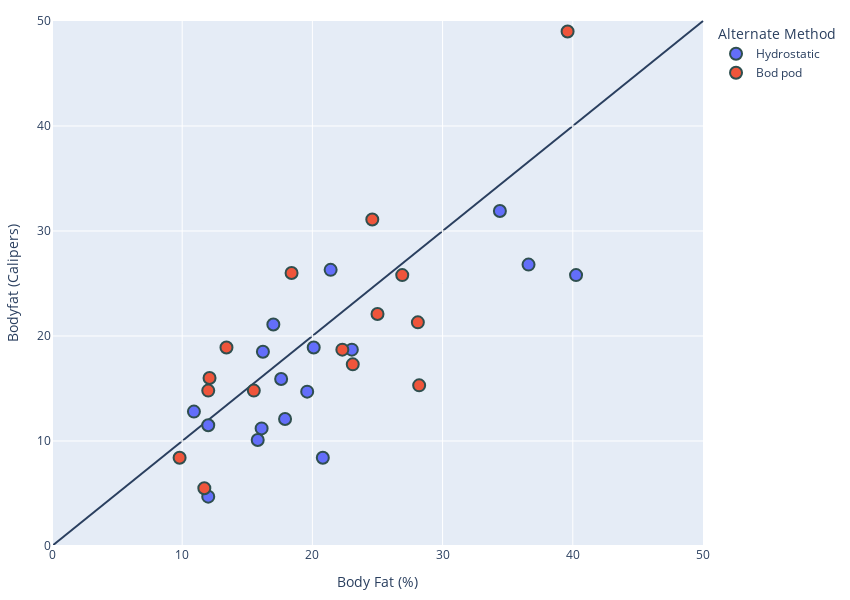

Source (notebook cell):
### Code cell
fig = px.scatter(df, x='Body Fat (%)', y="Bodyfat (Calipers)", color="Alternate Method", 
                 hover_data=['Age'], width=850, height=600
                 )
fig.update_layout(
    shapes = [{'type': 'line', 'yref': 'paper', 'xref': 'paper', 'y0': 0, 'y1': 1, 'x0': 0, 'x1': 1, 'layer': 'below'}],
    margin=dict(l=20, r=20, t=20, b=20),
    yaxis_range=[0,50],
    xaxis_range=[0,50]
    )

fig.update_traces(marker=dict(size=12,
                              line=dict(width=2,
                                        color='DarkSlateGrey')),
                  selector=dict(mode='markers'))

fig.show()

### Figure 1 — Plotly figure (JSON) as saved in the notebook; plotly's stock layout.template omitted (floating-point values rounded to 4 significant figures)
{"data": [{"customdata": [[20], [19], [24], [19], [22], [22], [18], [22], [23], [22], [19], [20], [24], [20], [20], [18], [20]], "hovertemplate": "Alternate Method=Hydrostatic<br>Body Fat (%)=%{x}<br>Bodyfat (Calipers)=%{y}<br>Age=%{customdata[0]}<extra></extra>", "legendgroup": "Hydrostatic", "marker": {"color": "#636efa", "line": {"color": "DarkSlateGrey", "width": 2}, "size": 12, "symbol": "circle"}, "mode": "markers", "name": "Hydrostatic", "orientation": "v", "showlegend": true, "type": "scatter", "x": [34.4, 16.1, 19.6, 16.2, 10.9, 23.03, 20.1, 17.6, 20.8, 17.9, 36.6, 12, 12, 40.25, 17, 21.4, 15.8], "xaxis": "x", "y": [31.9, 11.2, 14.7, 18.5, 12.8, 18.7, 18.9, 15.9, 8.4, 12.1, 26.8, 4.7, 11.5, 25.8, 21.1, 26.3, 10.1], "yaxis": "y"}, {"customdata": [[20], [25], [34], [20], [19], [44], [18], [23], [25], [19], [21], [21], [20], [20], [18], [22]], "hovertemplate": "Alternate Method=Bod pod<br>Body Fat (%)=%{x}<br>Bodyfat (Calipers)=%{y}<br>Age=%{customdata[0]}<extra></extra>", "legendgroup": "Bod pod", "marker": {"color": "#EF553B", "line": {"color": "DarkSlateGrey", "width": 2}, "size": 12, "symbol": "circle"}, "mode": "markers", "name": "Bod pod", "orientation": "v", "showlegend": true, "type": "scatter", "x": [22.3, 39.6, 26.9, 24.6, 15.5, 26.9, 18.4, 25, 23.1, 13.4, 28.2, 28.1, 12, 9.8, 12.1, 11.7], "xaxis": "x", "y": [18.7, 49, 25.8, 31.1, 14.8, null, 26, 22.1, 17.3, 18.9, 15.3, 21.3, 14.8, 8.4, 16, 5.5], "yaxis": "y"}], "layout": {"height": 600, "legend": {"title": {"text": "Alternate Method"}, "tracegroupgap": 0}, "margin": {"b": 20, "l": 20, "r": 20, "t": 20}, "shapes": [{"layer": "below", "type": "line", "x0": 0, "x1": 1, "xref": "paper", "y0": 0, "y1": 1, "yref": "paper"}], "width": 850, "xaxis": {"anchor": "y", "domain": [0, 1], "range": [0, 50], "title": {"text": "Body Fat (%)"}}, "yaxis": {"anchor": "x", "domain": [0, 1], "range": [0, 50], "title": {"text": "Bodyfat (Calipers)"}}}}
